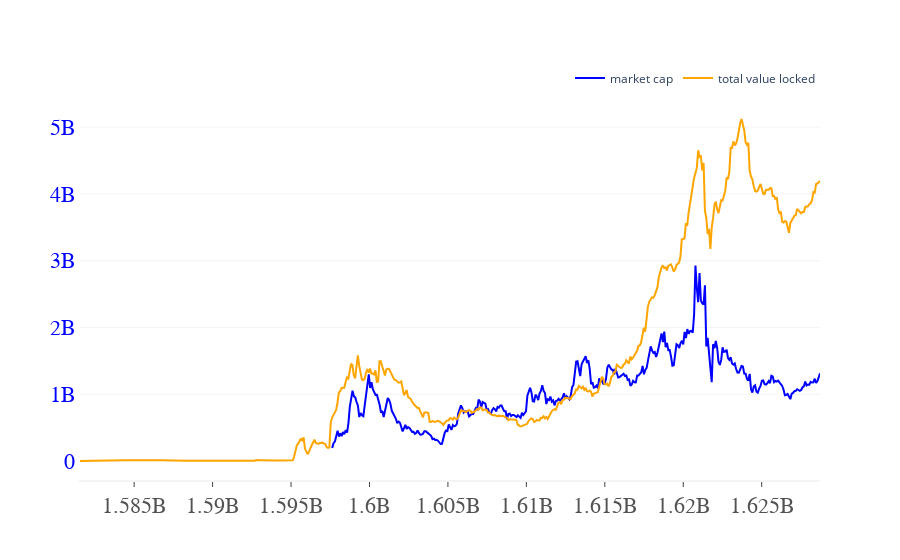

Notebook source saved alongside this figure:
### Code cell
import plotly.graph_objects as go
from plotly.subplots import make_subplots

fig = go.Figure()
fig.add_trace(go.Scatter(x=mc_dates, y=mc_values,
                    mode='lines',
                    name='market cap',
                    line_color='blue'))

#eth_price = '$' + str(int(float((eth_price.json()[-1]['v']))))
fig.add_trace(go.Scatter(x=tvl_dates, y=tvl_values,
                    mode='lines',
                    name='total value locked',
                    line_color='orange'))
'''
fig.add_trace(go.Scatter(x=gn_date, y=gn_value,
                    mode='lines',
                    name='Ethereum Price'),secondary_y=True)
'''
fig.update_layout(
    xaxis=dict(
        showline=True,
        showgrid=False,
        showticklabels=True,
        linewidth=2,
        zeroline=True,
        linecolor='#F4F4F4',
        ticks='outside',
        tickfont=dict(
            family='Arial',
            size=22,
            color='rgb(82, 82, 82)',
        ),
    ),
    yaxis=dict(
        showgrid=True,
        zeroline=True,
        showline=True,
        showticklabels=True,
        gridcolor='#F4F4F4',
        tickfont=dict(
            family='Arial',
            size=22,
            color='blue',
        ),
    ),
    yaxis2=dict(
        showgrid=True,
        zeroline=True,
        showline=True,
        showticklabels=True,
        gridcolor='#F4F4F4',
        tickfont=dict(
            family='Arial',
            size=22,
            color='blue',
        ),
    ),
    legend=dict(
        orientation="h",
        yanchor="bottom",
        y=1.02,
        xanchor="right",
        x=1
    ),
    autosize=True,

    plot_bgcolor='white'
)

'''
fig.add_layout_image(
    dict(
        source="https://images.plot.ly/language-icons/api-home/python-logo.png",
        xref="x",
        yref="y",
        x=0,
        y=3,
        sizex=2,
        sizey=2,
        sizing="stretch",
        opacity=0.5,
        layer="below")
)
'''
fig.show()

### Figure 1 — Plotly figure (JSON) as saved in the notebook; plotly's stock layout.template omitted (floating-point values rounded to 4 significant figures; data arrays with more than 128 entries replaced by an {"elided": "..."} marker saying what was removed)
{"data": [{"line": {"color": "blue"}, "mode": "lines", "name": "market cap", "type": "scatter", "x": {"elided": "361 int values"}, "y": {"elided": "361 float values"}}, {"line": {"color": "orange"}, "mode": "lines", "name": "total value locked", "type": "scatter", "x": {"elided": "545 int values"}, "y": {"elided": "545 float values"}}], "layout": {"autosize": true, "legend": {"orientation": "h", "x": 1, "xanchor": "right", "y": 1.02, "yanchor": "bottom"}, "plot_bgcolor": "white", "xaxis": {"linecolor": "#F4F4F4", "linewidth": 2, "showgrid": false, "showline": true, "showticklabels": true, "tickfont": {"color": "rgb(82, 82, 82)", "family": "Arial", "size": 22}, "ticks": "outside", "zeroline": true}, "yaxis": {"gridcolor": "#F4F4F4", "showgrid": true, "showline": true, "showticklabels": true, "tickfont": {"color": "blue", "family": "Arial", "size": 22}, "zeroline": true}, "yaxis2": {"gridcolor": "#F4F4F4", "showgrid": true, "showline": true, "showticklabels": true, "tickfont": {"color": "blue", "family": "Arial", "size": 22}, "zeroline": true}}}
